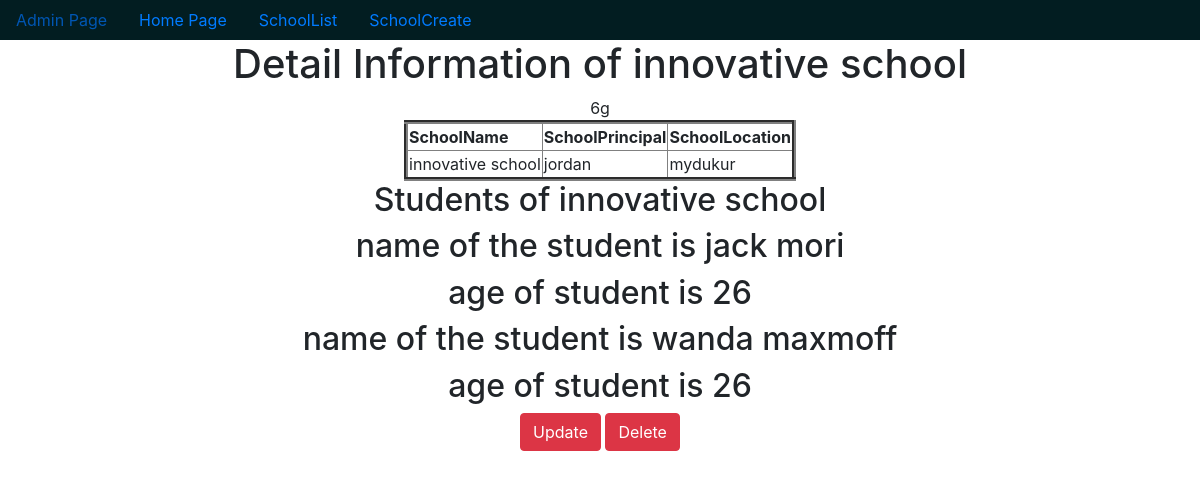
The page /2/ on the database as committed earlier.
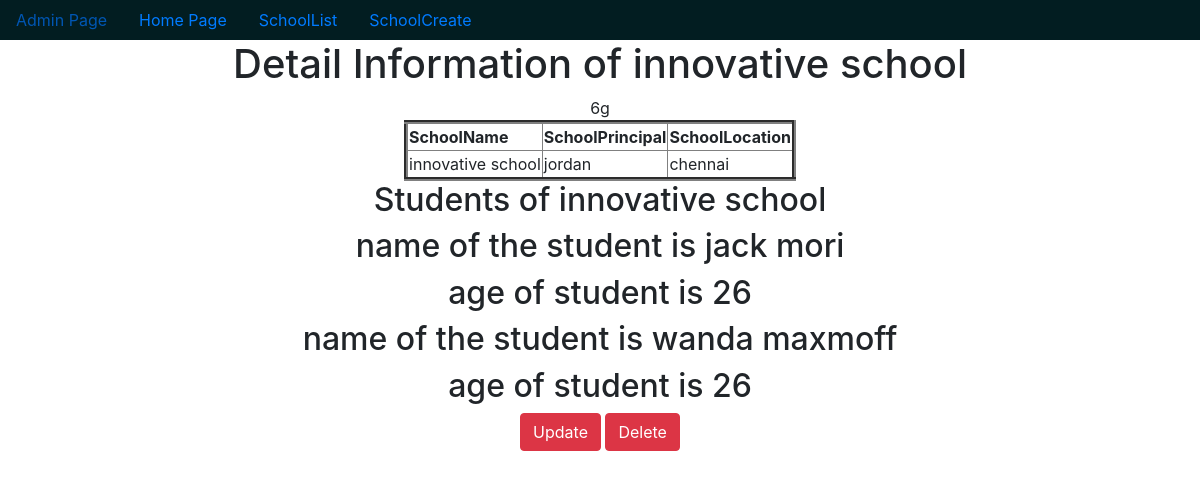
The same page on the database as committed later.
### app/models.py (models this page shows, shortened)
class School(models.Model):
    sname = models.CharField(max_length=20)
    sprincipal = models.CharField(max_length=20)
    slocation = models.CharField(max_length=20)
    def __str__(self):
        return self.sname

class Student(models.Model):
    stname = models.CharField(max_length = 20)
    stage = models.IntegerField()
    sname = models.ForeignKey(School,on_delete=models.CASCADE,related_name='students')

### app/views.py (the view)
# urls.py: re_path('(?P<pk>\d+)/',SchoolDetail.as_view(),name ='detail'),
class SchoolDetail(DetailView):
    model = School
    context_object_name = 'schoolobj'

### templates/app/school_detail.html (shortened to what this page needs)
{% extends  'app/dummy.html' %}
{% block body_block %}
    <h1>Detail Information of {{schoolobj}}</h1>
    <table border="4px">
    <tr>
        <th>SchoolName</th>
        <th>SchoolPrincipal</th>
        <th>SchoolLocation</th>
    </tr>
    <tr>
        <td>{{schoolobj.sname}}</td>
        <td>{{schoolobj.sprincipal}}</td>
        <td>{{schoolobj.slocation}}</td>
    </tr>
    </table>
    <h2>Students of {{schoolobj}} </h2>
        {% for st in schoolobj.students.all %}
            <h2>name of the student is {{st.stname}}</h2>
            <h2>age of student is {{st.stage}}</h2>
        {% endfor %}
        <a href="{% url 'update' pk=schoolobj.pk %}" class ="btn btn-danger " >Update</a>
        <a href="{% url 'delete' pk=schoolobj.pk %}" class ="btn btn-danger " >Delete</a>
{% endblock %}

### templates/app/dummy.html (shortened to what this page needs)
<!doctype html>
<html lang="en">
  <head>
    <link rel="stylesheet" href="https://cdn.jsdelivr.net/npm/bootstrap@4.6.2/dist/css/bootstrap.min.css">
  </head>
  <body>
    <center>
      <nav class="nav" style="background-color: rgb(2, 29, 33);">
          <a href="{% url 'admin:index' %}" class="nav-link">Admin Page</a>
          <a href="{% url 'home' %}" class="nav-link">Home Page</a>
          <a href="{% url 'SchoolList' %}" class="nav-link">SchoolList</a>
          <a href="{% url 'SchoolCreate' %}" class="nav-link">SchoolCreate</a>
      </nav>
    {% block body_block %}
    {% endblock %}
  </body>
</html>

Rows that differ between the two databases and show on the page:
changed School "innovative school": slocation "mydukur" → "chennai"
